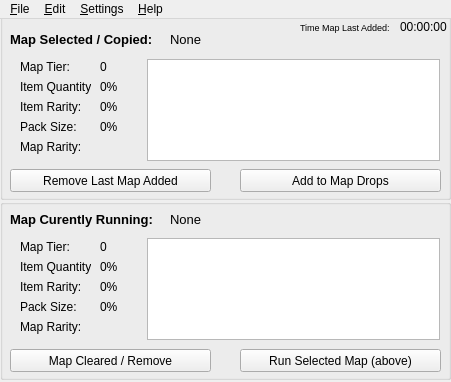
<?xml version="1.0" encoding="UTF-8"?>
<ui version="4.0">
 <class>MainWindow</class>
 <widget class="QMainWindow" name="MainWindow">
  <property name="geometry">
   <rect>
    <x>0</x>
    <y>0</y>
    <width>451</width>
    <height>382</height>
   </rect>
  </property>
  <property name="sizePolicy">
   <sizepolicy hsizetype="Fixed" vsizetype="Fixed">
    <horstretch>0</horstretch>
    <verstretch>0</verstretch>
   </sizepolicy>
  </property>
  <property name="minimumSize">
   <size>
    <width>451</width>
    <height>382</height>
   </size>
  </property>
  <property name="maximumSize">
   <size>
    <width>451</width>
    <height>382</height>
   </size>
  </property>
  <property name="windowTitle">
   <string>Map Watch</string>
  </property>
  <widget class="QWidget" name="centralwidget">
   <widget class="QGroupBox" name="map_selected">
    <property name="enabled">
     <bool>true</bool>
    </property>
    <property name="geometry">
     <rect>
      <x>0</x>
      <y>-10</y>
      <width>451</width>
      <height>191</height>
     </rect>
    </property>
    <property name="font">
     <font>
      <kerning>true</kerning>
     </font>
    </property>
    <property name="contextMenuPolicy">
     <enum>Qt::DefaultContextMenu</enum>
    </property>
    <property name="title">
     <string/>
    </property>
    <property name="flat">
     <bool>true</bool>
    </property>
    <widget class="QLabel" name="label">
     <property name="geometry">
      <rect>
       <x>10</x>
       <y>20</y>
       <width>161</width>
       <height>21</height>
      </rect>
     </property>
     <property name="font">
      <font>
       <pointsize>10</pointsize>
       <weight>75</weight>
       <bold>true</bold>
       <underline>false</underline>
      </font>
     </property>
     <property name="text">
      <string>Map Selected / Copied:</string>
     </property>
     <property name="textFormat">
      <enum>Qt::AutoText</enum>
     </property>
    </widget>
    <widget class="QTextBrowser" name="ms_mods">
     <property name="geometry">
      <rect>
       <x>147</x>
       <y>50</y>
       <width>293</width>
       <height>102</height>
      </rect>
     </property>
     <property name="html">
      <string>&lt;!DOCTYPE HTML PUBLIC &quot;-//W3C//DTD HTML 4.0//EN&quot; &quot;http://www.w3.org/TR/REC-html40/strict.dtd&quot;&gt;
&lt;html&gt;&lt;head&gt;&lt;meta name=&quot;qrichtext&quot; content=&quot;1&quot; /&gt;&lt;style type=&quot;text/css&quot;&gt;
p, li { white-space: pre-wrap; }
&lt;/style&gt;&lt;/head&gt;&lt;body style=&quot; font-family:'MS Shell Dlg 2'; font-size:8.25pt; font-weight:400; font-style:normal;&quot;&gt;
&lt;p style=&quot;-qt-paragraph-type:empty; margin-top:0px; margin-bottom:0px; margin-left:0px; margin-right:0px; -qt-block-indent:0; text-indent:0px;&quot;&gt;&lt;br /&gt;&lt;/p&gt;&lt;/body&gt;&lt;/html&gt;</string>
     </property>
     <property name="acceptRichText">
      <bool>true</bool>
     </property>
    </widget>
    <widget class="QLabel" name="label_2">
     <property name="geometry">
      <rect>
       <x>20</x>
       <y>50</y>
       <width>71</width>
       <height>16</height>
      </rect>
     </property>
     <property name="text">
      <string>Map Tier:</string>
     </property>
    </widget>
    <widget class="QLabel" name="label_3">
     <property name="geometry">
      <rect>
       <x>20</x>
       <y>70</y>
       <width>71</width>
       <height>16</height>
      </rect>
     </property>
     <property name="text">
      <string>Item Quantity:</string>
     </property>
    </widget>
    <widget class="QLabel" name="label_4">
     <property name="geometry">
      <rect>
       <x>20</x>
       <y>90</y>
       <width>71</width>
       <height>16</height>
      </rect>
     </property>
     <property name="text">
      <string>Item Rarity:</string>
     </property>
    </widget>
    <widget class="QLabel" name="label_5">
     <property name="geometry">
      <rect>
       <x>20</x>
       <y>110</y>
       <width>71</width>
       <height>16</height>
      </rect>
     </property>
     <property name="text">
      <string>Pack Size:</string>
     </property>
    </widget>
    <widget class="QLabel" name="ms_name">
     <property name="geometry">
      <rect>
       <x>170</x>
       <y>20</y>
       <width>271</width>
       <height>21</height>
      </rect>
     </property>
     <property name="font">
      <font>
       <pointsize>10</pointsize>
      </font>
     </property>
     <property name="styleSheet">
      <string notr="true">color: rgb(0, 0, 0);</string>
     </property>
     <property name="text">
      <string>None</string>
     </property>
    </widget>
    <widget class="QPushButton" name="ms_add_map">
     <property name="geometry">
      <rect>
       <x>240</x>
       <y>160</y>
       <width>201</width>
       <height>23</height>
      </rect>
     </property>
     <property name="cursor">
      <cursorShape>PointingHandCursor</cursorShape>
     </property>
     <property name="toolTip">
      <string>&lt;html&gt;&lt;head/&gt;&lt;body&gt;&lt;p&gt;Add this map to drops found from the currently running map listed below.&lt;/p&gt;&lt;/body&gt;&lt;/html&gt;</string>
     </property>
     <property name="text">
      <string>Add to Map Drops</string>
     </property>
    </widget>
    <widget class="QPushButton" name="ms_remove_map">
     <property name="geometry">
      <rect>
       <x>10</x>
       <y>160</y>
       <width>201</width>
       <height>23</height>
      </rect>
     </property>
     <property name="cursor">
      <cursorShape>PointingHandCursor</cursorShape>
     </property>
     <property name="toolTip">
      <string>&lt;html&gt;&lt;head/&gt;&lt;body&gt;&lt;p&gt;Remove the last map added. You may remove more than one with continuous clicks.&lt;/p&gt;&lt;/body&gt;&lt;/html&gt;</string>
     </property>
     <property name="text">
      <string>Remove Last Map Added</string>
     </property>
    </widget>
    <widget class="QLabel" name="ms_tier">
     <property name="geometry">
      <rect>
       <x>100</x>
       <y>50</y>
       <width>41</width>
       <height>16</height>
      </rect>
     </property>
     <property name="text">
      <string>0</string>
     </property>
    </widget>
    <widget class="QLabel" name="ms_iq">
     <property name="geometry">
      <rect>
       <x>100</x>
       <y>70</y>
       <width>41</width>
       <height>16</height>
      </rect>
     </property>
     <property name="text">
      <string>0%</string>
     </property>
    </widget>
    <widget class="QLabel" name="ms_ir">
     <property name="geometry">
      <rect>
       <x>100</x>
       <y>90</y>
       <width>41</width>
       <height>16</height>
      </rect>
     </property>
     <property name="text">
      <string>0%</string>
     </property>
    </widget>
    <widget class="QLabel" name="ms_pack_size">
     <property name="geometry">
      <rect>
       <x>100</x>
       <y>110</y>
       <width>41</width>
       <height>16</height>
      </rect>
     </property>
     <property name="text">
      <string>0%</string>
     </property>
    </widget>
    <widget class="QLabel" name="label_11">
     <property name="geometry">
      <rect>
       <x>20</x>
       <y>130</y>
       <width>71</width>
       <height>16</height>
      </rect>
     </property>
     <property name="text">
      <string>Map Rarity:</string>
     </property>
    </widget>
    <widget class="QLabel" name="ms_rarity">
     <property name="geometry">
      <rect>
       <x>100</x>
       <y>130</y>
       <width>41</width>
       <height>16</height>
      </rect>
     </property>
     <property name="text">
      <string/>
     </property>
    </widget>
    <widget class="QLabel" name="ms_time_stamp">
     <property name="geometry">
      <rect>
       <x>400</x>
       <y>10</y>
       <width>47</width>
       <height>16</height>
      </rect>
     </property>
     <property name="text">
      <string>00:00:00</string>
     </property>
    </widget>
    <widget class="QLabel" name="label_13">
     <property name="geometry">
      <rect>
       <x>300</x>
       <y>10</y>
       <width>101</width>
       <height>16</height>
      </rect>
     </property>
     <property name="font">
      <font>
       <pointsize>7</pointsize>
      </font>
     </property>
     <property name="text">
      <string>Time Map Last Added:</string>
     </property>
    </widget>
   </widget>
   <widget class="QGroupBox" name="map_running">
    <property name="geometry">
     <rect>
      <x>0</x>
      <y>180</y>
      <width>451</width>
      <height>181</height>
     </rect>
    </property>
    <property name="contextMenuPolicy">
     <enum>Qt::DefaultContextMenu</enum>
    </property>
    <property name="toolTip">
     <string/>
    </property>
    <property name="title">
     <string/>
    </property>
    <property name="flat">
     <bool>true</bool>
    </property>
    <widget class="QLabel" name="label_6">
     <property name="geometry">
      <rect>
       <x>10</x>
       <y>10</y>
       <width>161</width>
       <height>21</height>
      </rect>
     </property>
     <property name="font">
      <font>
       <pointsize>10</pointsize>
       <weight>75</weight>
       <bold>true</bold>
       <underline>false</underline>
      </font>
     </property>
     <property name="text">
      <string>Map Curently Running:</string>
     </property>
     <property name="textFormat">
      <enum>Qt::AutoText</enum>
     </property>
    </widget>
    <widget class="QTextBrowser" name="mr_mods">
     <property name="geometry">
      <rect>
       <x>147</x>
       <y>39</y>
       <width>293</width>
       <height>102</height>
      </rect>
     </property>
     <property name="html">
      <string>&lt;!DOCTYPE HTML PUBLIC &quot;-//W3C//DTD HTML 4.0//EN&quot; &quot;http://www.w3.org/TR/REC-html40/strict.dtd&quot;&gt;
&lt;html&gt;&lt;head&gt;&lt;meta name=&quot;qrichtext&quot; content=&quot;1&quot; /&gt;&lt;style type=&quot;text/css&quot;&gt;
p, li { white-space: pre-wrap; }
&lt;/style&gt;&lt;/head&gt;&lt;body style=&quot; font-family:'MS Shell Dlg 2'; font-size:8.25pt; font-weight:400; font-style:normal;&quot;&gt;
&lt;p style=&quot;-qt-paragraph-type:empty; margin-top:0px; margin-bottom:0px; margin-left:0px; margin-right:0px; -qt-block-indent:0; text-indent:0px;&quot;&gt;&lt;br /&gt;&lt;/p&gt;&lt;/body&gt;&lt;/html&gt;</string>
     </property>
    </widget>
    <widget class="QLabel" name="label_7">
     <property name="enabled">
      <bool>true</bool>
     </property>
     <property name="geometry">
      <rect>
       <x>20</x>
       <y>40</y>
       <width>71</width>
       <height>16</height>
      </rect>
     </property>
     <property name="text">
      <string>Map Tier:</string>
     </property>
    </widget>
    <widget class="QLabel" name="label_8">
     <property name="geometry">
      <rect>
       <x>20</x>
       <y>60</y>
       <width>71</width>
       <height>16</height>
      </rect>
     </property>
     <property name="text">
      <string>Item Quantity:</string>
     </property>
    </widget>
    <widget class="QLabel" name="label_9">
     <property name="geometry">
      <rect>
       <x>20</x>
       <y>80</y>
       <width>71</width>
       <height>16</height>
      </rect>
     </property>
     <property name="text">
      <string>Item Rarity:</string>
     </property>
    </widget>
    <widget class="QLabel" name="label_10">
     <property name="geometry">
      <rect>
       <x>20</x>
       <y>100</y>
       <width>71</width>
       <height>16</height>
      </rect>
     </property>
     <property name="text">
      <string>Pack Size:</string>
     </property>
    </widget>
    <widget class="QLabel" name="mr_name">
     <property name="geometry">
      <rect>
       <x>170</x>
       <y>10</y>
       <width>271</width>
       <height>21</height>
      </rect>
     </property>
     <property name="font">
      <font>
       <pointsize>10</pointsize>
      </font>
     </property>
     <property name="styleSheet">
      <string notr="true">color: rgb(0, 0, 0);</string>
     </property>
     <property name="text">
      <string>None</string>
     </property>
    </widget>
    <widget class="QPushButton" name="mr_clear_map">
     <property name="geometry">
      <rect>
       <x>10</x>
       <y>150</y>
       <width>201</width>
       <height>23</height>
      </rect>
     </property>
     <property name="cursor">
      <cursorShape>PointingHandCursor</cursorShape>
     </property>
     <property name="toolTip">
      <string>&lt;html&gt;&lt;head/&gt;&lt;body&gt;&lt;p&gt;Removes the map currently being run. When set to 'none' map drops will not be linked to a running map.&lt;/p&gt;&lt;/body&gt;&lt;/html&gt;</string>
     </property>
     <property name="text">
      <string>Map Cleared / Remove</string>
     </property>
    </widget>
    <widget class="QPushButton" name="mr_run_map">
     <property name="geometry">
      <rect>
       <x>240</x>
       <y>150</y>
       <width>201</width>
       <height>23</height>
      </rect>
     </property>
     <property name="cursor">
      <cursorShape>PointingHandCursor</cursorShape>
     </property>
     <property name="toolTip">
      <string>&lt;html&gt;&lt;head/&gt;&lt;body&gt;&lt;p&gt;Change map currently running to the selected map above.&lt;/p&gt;&lt;/body&gt;&lt;/html&gt;</string>
     </property>
     <property name="text">
      <string>Run Selected Map (above)</string>
     </property>
    </widget>
    <widget class="QLabel" name="mr_ir">
     <property name="geometry">
      <rect>
       <x>100</x>
       <y>80</y>
       <width>41</width>
       <height>16</height>
      </rect>
     </property>
     <property name="text">
      <string>0%</string>
     </property>
    </widget>
    <widget class="QLabel" name="mr_iq">
     <property name="geometry">
      <rect>
       <x>100</x>
       <y>60</y>
       <width>41</width>
       <height>16</height>
      </rect>
     </property>
     <property name="text">
      <string>0%</string>
     </property>
    </widget>
    <widget class="QLabel" name="mr_tier">
     <property name="geometry">
      <rect>
       <x>100</x>
       <y>40</y>
       <width>41</width>
       <height>16</height>
      </rect>
     </property>
     <property name="text">
      <string>0</string>
     </property>
    </widget>
    <widget class="QLabel" name="mr_pack_size">
     <property name="geometry">
      <rect>
       <x>100</x>
       <y>100</y>
       <width>41</width>
       <height>16</height>
      </rect>
     </property>
     <property name="text">
      <string>0%</string>
     </property>
    </widget>
    <widget class="QLabel" name="label_12">
     <property name="geometry">
      <rect>
       <x>20</x>
       <y>120</y>
       <width>71</width>
       <height>16</height>
      </rect>
     </property>
     <property name="text">
      <string>Map Rarity:</string>
     </property>
    </widget>
    <widget class="QLabel" name="mr_rarity">
     <property name="geometry">
      <rect>
       <x>100</x>
       <y>120</y>
       <width>41</width>
       <height>16</height>
      </rect>
     </property>
     <property name="text">
      <string/>
     </property>
    </widget>
   </widget>
  </widget>
  <widget class="QMenuBar" name="menubar">
   <property name="geometry">
    <rect>
     <x>0</x>
     <y>0</y>
     <width>451</width>
     <height>21</height>
    </rect>
   </property>
   <widget class="QMenu" name="menu_File">
    <property name="title">
     <string>&amp;File</string>
    </property>
    <addaction name="menu_create_new_db"/>
    <addaction name="menu_load_db"/>
    <addaction name="menu_open_stats"/>
    <addaction name="separator"/>
    <addaction name="menu_exit_app"/>
   </widget>
   <widget class="QMenu" name="menuSettings">
    <property name="title">
     <string>&amp;Settings</string>
    </property>
    <addaction name="menu_preferences"/>
   </widget>
   <widget class="QMenu" name="menu_Help">
    <property name="title">
     <string>&amp;Help</string>
    </property>
    <addaction name="menu_about"/>
   </widget>
   <widget class="QMenu" name="menu_Edit">
    <property name="title">
     <string>&amp;Edit</string>
    </property>
    <addaction name="menu_ms_add_map"/>
    <addaction name="menu_ms_add_unlinked_map"/>
    <addaction name="menu_ms_remove_map"/>
    <addaction name="menu_mr_run_map"/>
    <addaction name="menu_mr_clear_map"/>
   </widget>
   <addaction name="menu_File"/>
   <addaction name="menu_Edit"/>
   <addaction name="menuSettings"/>
   <addaction name="menu_Help"/>
  </widget>
  <action name="menu_create_new_db">
   <property name="checkable">
    <bool>false</bool>
   </property>
   <property name="text">
    <string>&amp;Create New Map Database</string>
   </property>
  </action>
  <action name="menu_load_db">
   <property name="text">
    <string>&amp;Load Existing Map Database</string>
   </property>
  </action>
  <action name="menu_exit_app">
   <property name="text">
    <string>&amp;Exit</string>
   </property>
  </action>
  <action name="menu_preferences">
   <property name="text">
    <string>&amp;Preferences</string>
   </property>
  </action>
  <action name="menu_about">
   <property name="text">
    <string>&amp;About</string>
   </property>
  </action>
  <action name="menu_ms_add_unlinked_map">
   <property name="text">
    <string>Add Selected Map &amp;Unlinked</string>
   </property>
   <property name="toolTip">
    <string>Add to general map drops that are not linked to the currently running map.</string>
   </property>
  </action>
  <action name="menu_ms_add_map">
   <property name="text">
    <string>&amp;Add Selected Map</string>
   </property>
  </action>
  <action name="menu_ms_remove_map">
   <property name="text">
    <string>&amp;Remove Last Map</string>
   </property>
  </action>
  <action name="menu_mr_run_map">
   <property name="text">
    <string>Run Selected Map</string>
   </property>
  </action>
  <action name="menu_mr_clear_map">
   <property name="text">
    <string>Map &amp;Cleared</string>
   </property>
  </action>
  <action name="menu_open_stats">
   <property name="text">
    <string>Open &amp;Statistics File</string>
   </property>
  </action>
 </widget>
 <resources/>
 <connections/>
</ui>
